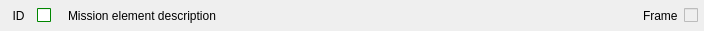
<?xml version="1.0" encoding="UTF-8"?>
<ui version="4.0">
 <class>WaypointViewOnlyView</class>
 <widget class="QWidget" name="WaypointViewOnlyView">
  <property name="geometry">
   <rect>
    <x>0</x>
    <y>0</y>
    <width>704</width>
    <height>31</height>
   </rect>
  </property>
  <property name="sizePolicy">
   <sizepolicy hsizetype="Expanding" vsizetype="Fixed">
    <horstretch>0</horstretch>
    <verstretch>0</verstretch>
   </sizepolicy>
  </property>
  <property name="minimumSize">
   <size>
    <width>200</width>
    <height>30</height>
   </size>
  </property>
  <property name="windowTitle">
   <string>Form</string>
  </property>
  <property name="styleSheet">
   <string notr="true"/>
  </property>
  <layout class="QHBoxLayout" name="horizontalLayout_2">
   <property name="margin">
    <number>6</number>
   </property>
   <item>
    <widget class="QLabel" name="idLabel">
     <property name="sizePolicy">
      <sizepolicy hsizetype="Fixed" vsizetype="Preferred">
       <horstretch>0</horstretch>
       <verstretch>0</verstretch>
      </sizepolicy>
     </property>
     <property name="minimumSize">
      <size>
       <width>25</width>
       <height>0</height>
      </size>
     </property>
     <property name="lineWidth">
      <number>1</number>
     </property>
     <property name="text">
      <string>ID</string>
     </property>
     <property name="alignment">
      <set>Qt::AlignCenter</set>
     </property>
    </widget>
   </item>
   <item>
    <widget class="QCheckBox" name="current">
     <property name="sizePolicy">
      <sizepolicy hsizetype="Fixed" vsizetype="Fixed">
       <horstretch>0</horstretch>
       <verstretch>0</verstretch>
      </sizepolicy>
     </property>
     <property name="minimumSize">
      <size>
       <width>25</width>
       <height>0</height>
      </size>
     </property>
     <property name="palette">
      <palette>
       <active>
        <colorrole role="WindowText">
         <brush brushstyle="SolidPattern">
          <color alpha="255">
           <red>0</red>
           <green>0</green>
           <blue>0</blue>
          </color>
         </brush>
        </colorrole>
        <colorrole role="Button">
         <brush brushstyle="SolidPattern">
          <color alpha="255">
           <red>0</red>
           <green>170</green>
           <blue>0</blue>
          </color>
         </brush>
        </colorrole>
        <colorrole role="Light">
         <brush brushstyle="SolidPattern">
          <color alpha="255">
           <red>0</red>
           <green>255</green>
           <blue>0</blue>
          </color>
         </brush>
        </colorrole>
        <colorrole role="Midlight">
         <brush brushstyle="SolidPattern">
          <color alpha="255">
           <red>0</red>
           <green>212</green>
           <blue>0</blue>
          </color>
         </brush>
        </colorrole>
        <colorrole role="Dark">
         <brush brushstyle="SolidPattern">
          <color alpha="255">
           <red>0</red>
           <green>85</green>
           <blue>0</blue>
          </color>
         </brush>
        </colorrole>
        <colorrole role="Mid">
         <brush brushstyle="SolidPattern">
          <color alpha="255">
           <red>0</red>
           <green>113</green>
           <blue>0</blue>
          </color>
         </brush>
        </colorrole>
        <colorrole role="Text">
         <brush brushstyle="SolidPattern">
          <color alpha="255">
           <red>0</red>
           <green>0</green>
           <blue>0</blue>
          </color>
         </brush>
        </colorrole>
        <colorrole role="BrightText">
         <brush brushstyle="SolidPattern">
          <color alpha="255">
           <red>255</red>
           <green>255</green>
           <blue>255</blue>
          </color>
         </brush>
        </colorrole>
        <colorrole role="ButtonText">
         <brush brushstyle="SolidPattern">
          <color alpha="255">
           <red>0</red>
           <green>0</green>
           <blue>0</blue>
          </color>
         </brush>
        </colorrole>
        <colorrole role="Base">
         <brush brushstyle="SolidPattern">
          <color alpha="255">
           <red>255</red>
           <green>255</green>
           <blue>255</blue>
          </color>
         </brush>
        </colorrole>
        <colorrole role="Window">
         <brush brushstyle="SolidPattern">
          <color alpha="255">
           <red>0</red>
           <green>170</green>
           <blue>0</blue>
          </color>
         </brush>
        </colorrole>
        <colorrole role="Shadow">
         <brush brushstyle="SolidPattern">
          <color alpha="255">
           <red>0</red>
           <green>0</green>
           <blue>0</blue>
          </color>
         </brush>
        </colorrole>
        <colorrole role="AlternateBase">
         <brush brushstyle="SolidPattern">
          <color alpha="255">
           <red>127</red>
           <green>212</green>
           <blue>127</blue>
          </color>
         </brush>
        </colorrole>
        <colorrole role="ToolTipBase">
         <brush brushstyle="SolidPattern">
          <color alpha="255">
           <red>255</red>
           <green>255</green>
           <blue>220</blue>
          </color>
         </brush>
        </colorrole>
        <colorrole role="ToolTipText">
         <brush brushstyle="SolidPattern">
          <color alpha="255">
           <red>0</red>
           <green>0</green>
           <blue>0</blue>
          </color>
         </brush>
        </colorrole>
       </active>
       <inactive>
        <colorrole role="WindowText">
         <brush brushstyle="SolidPattern">
          <color alpha="255">
           <red>0</red>
           <green>0</green>
           <blue>0</blue>
          </color>
         </brush>
        </colorrole>
        <colorrole role="Button">
         <brush brushstyle="SolidPattern">
          <color alpha="255">
           <red>0</red>
           <green>170</green>
           <blue>0</blue>
          </color>
         </brush>
        </colorrole>
        <colorrole role="Light">
         <brush brushstyle="SolidPattern">
          <color alpha="255">
           <red>0</red>
           <green>255</green>
           <blue>0</blue>
          </color>
         </brush>
        </colorrole>
        <colorrole role="Midlight">
         <brush brushstyle="SolidPattern">
          <color alpha="255">
           <red>0</red>
           <green>212</green>
           <blue>0</blue>
          </color>
         </brush>
        </colorrole>
        <colorrole role="Dark">
         <brush brushstyle="SolidPattern">
          <color alpha="255">
           <red>0</red>
           <green>85</green>
           <blue>0</blue>
          </color>
         </brush>
        </colorrole>
        <colorrole role="Mid">
         <brush brushstyle="SolidPattern">
          <color alpha="255">
           <red>0</red>
           <green>113</green>
           <blue>0</blue>
          </color>
         </brush>
        </colorrole>
        <colorrole role="Text">
         <brush brushstyle="SolidPattern">
          <color alpha="255">
           <red>0</red>
           <green>0</green>
           <blue>0</blue>
          </color>
         </brush>
        </colorrole>
        <colorrole role="BrightText">
         <brush brushstyle="SolidPattern">
          <color alpha="255">
           <red>255</red>
           <green>255</green>
           <blue>255</blue>
          </color>
         </brush>
        </colorrole>
        <colorrole role="ButtonText">
         <brush brushstyle="SolidPattern">
          <color alpha="255">
           <red>0</red>
           <green>0</green>
           <blue>0</blue>
          </color>
         </brush>
        </colorrole>
        <colorrole role="Base">
         <brush brushstyle="SolidPattern">
          <color alpha="255">
           <red>255</red>
           <green>255</green>
           <blue>255</blue>
          </color>
         </brush>
        </colorrole>
        <colorrole role="Window">
         <brush brushstyle="SolidPattern">
          <color alpha="255">
           <red>0</red>
           <green>170</green>
           <blue>0</blue>
          </color>
         </brush>
        </colorrole>
        <colorrole role="Shadow">
         <brush brushstyle="SolidPattern">
          <color alpha="255">
           <red>0</red>
           <green>0</green>
           <blue>0</blue>
          </color>
         </brush>
        </colorrole>
        <colorrole role="AlternateBase">
         <brush brushstyle="SolidPattern">
          <color alpha="255">
           <red>127</red>
           <green>212</green>
           <blue>127</blue>
          </color>
         </brush>
        </colorrole>
        <colorrole role="ToolTipBase">
         <brush brushstyle="SolidPattern">
          <color alpha="255">
           <red>255</red>
           <green>255</green>
           <blue>220</blue>
          </color>
         </brush>
        </colorrole>
        <colorrole role="ToolTipText">
         <brush brushstyle="SolidPattern">
          <color alpha="255">
           <red>0</red>
           <green>0</green>
           <blue>0</blue>
          </color>
         </brush>
        </colorrole>
       </inactive>
       <disabled>
        <colorrole role="WindowText">
         <brush brushstyle="SolidPattern">
          <color alpha="255">
           <red>0</red>
           <green>85</green>
           <blue>0</blue>
          </color>
         </brush>
        </colorrole>
        <colorrole role="Button">
         <brush brushstyle="SolidPattern">
          <color alpha="255">
           <red>0</red>
           <green>170</green>
           <blue>0</blue>
          </color>
         </brush>
        </colorrole>
        <colorrole role="Light">
         <brush brushstyle="SolidPattern">
          <color alpha="255">
           <red>0</red>
           <green>255</green>
           <blue>0</blue>
          </color>
         </brush>
        </colorrole>
        <colorrole role="Midlight">
         <brush brushstyle="SolidPattern">
          <color alpha="255">
           <red>0</red>
           <green>212</green>
           <blue>0</blue>
          </color>
         </brush>
        </colorrole>
        <colorrole role="Dark">
         <brush brushstyle="SolidPattern">
          <color alpha="255">
           <red>0</red>
           <green>85</green>
           <blue>0</blue>
          </color>
         </brush>
        </colorrole>
        <colorrole role="Mid">
         <brush brushstyle="SolidPattern">
          <color alpha="255">
           <red>0</red>
           <green>113</green>
           <blue>0</blue>
          </color>
         </brush>
        </colorrole>
        <colorrole role="Text">
         <brush brushstyle="SolidPattern">
          <color alpha="255">
           <red>0</red>
           <green>85</green>
           <blue>0</blue>
          </color>
         </brush>
        </colorrole>
        <colorrole role="BrightText">
         <brush brushstyle="SolidPattern">
          <color alpha="255">
           <red>255</red>
           <green>255</green>
           <blue>255</blue>
          </color>
         </brush>
        </colorrole>
        <colorrole role="ButtonText">
         <brush brushstyle="SolidPattern">
          <color alpha="255">
           <red>0</red>
           <green>85</green>
           <blue>0</blue>
          </color>
         </brush>
        </colorrole>
        <colorrole role="Base">
         <brush brushstyle="SolidPattern">
          <color alpha="255">
           <red>0</red>
           <green>170</green>
           <blue>0</blue>
          </color>
         </brush>
        </colorrole>
        <colorrole role="Window">
         <brush brushstyle="SolidPattern">
          <color alpha="255">
           <red>0</red>
           <green>170</green>
           <blue>0</blue>
          </color>
         </brush>
        </colorrole>
        <colorrole role="Shadow">
         <brush brushstyle="SolidPattern">
          <color alpha="255">
           <red>0</red>
           <green>0</green>
           <blue>0</blue>
          </color>
         </brush>
        </colorrole>
        <colorrole role="AlternateBase">
         <brush brushstyle="SolidPattern">
          <color alpha="255">
           <red>0</red>
           <green>170</green>
           <blue>0</blue>
          </color>
         </brush>
        </colorrole>
        <colorrole role="ToolTipBase">
         <brush brushstyle="SolidPattern">
          <color alpha="255">
           <red>255</red>
           <green>255</green>
           <blue>220</blue>
          </color>
         </brush>
        </colorrole>
        <colorrole role="ToolTipText">
         <brush brushstyle="SolidPattern">
          <color alpha="255">
           <red>0</red>
           <green>0</green>
           <blue>0</blue>
          </color>
         </brush>
        </colorrole>
       </disabled>
      </palette>
     </property>
     <property name="toolTip">
      <string>Currently executed waypoint</string>
     </property>
     <property name="statusTip">
      <string>Currently executed waypoint</string>
     </property>
     <property name="text">
      <string/>
     </property>
    </widget>
   </item>
   <item>
    <widget class="QLabel" name="displayBar">
     <property name="sizePolicy">
      <sizepolicy hsizetype="Expanding" vsizetype="Preferred">
       <horstretch>0</horstretch>
       <verstretch>0</verstretch>
      </sizepolicy>
     </property>
     <property name="toolTip">
      <string>Mission element description</string>
     </property>
     <property name="statusTip">
      <string>Mission element description</string>
     </property>
     <property name="whatsThis">
      <string/>
     </property>
     <property name="text">
      <string>Mission element description</string>
     </property>
    </widget>
   </item>
   <item>
    <widget class="QLabel" name="frameLabel">
     <property name="toolTip">
      <string comment="Coordinate Frame" extracomment="Coordinate Frame">Coordinate Frame</string>
     </property>
     <property name="statusTip">
      <string>Coordinate Frame</string>
     </property>
     <property name="whatsThis">
      <string/>
     </property>
     <property name="text">
      <string>Frame</string>
     </property>
     <property name="alignment">
      <set>Qt::AlignLeading|Qt::AlignLeft|Qt::AlignVCenter</set>
     </property>
    </widget>
   </item>
   <item>
    <widget class="QCheckBox" name="autoContinue">
     <property name="enabled">
      <bool>false</bool>
     </property>
     <property name="sizePolicy">
      <sizepolicy hsizetype="Minimum" vsizetype="Fixed">
       <horstretch>0</horstretch>
       <verstretch>0</verstretch>
      </sizepolicy>
     </property>
     <property name="toolTip">
      <string>Automatically continue after this waypoint</string>
     </property>
     <property name="statusTip">
      <string>Automatically continue after this waypoint</string>
     </property>
     <property name="text">
      <string/>
     </property>
     <property name="checkable">
      <bool>true</bool>
     </property>
    </widget>
   </item>
  </layout>
 </widget>
 <resources/>
 <connections/>
</ui>
